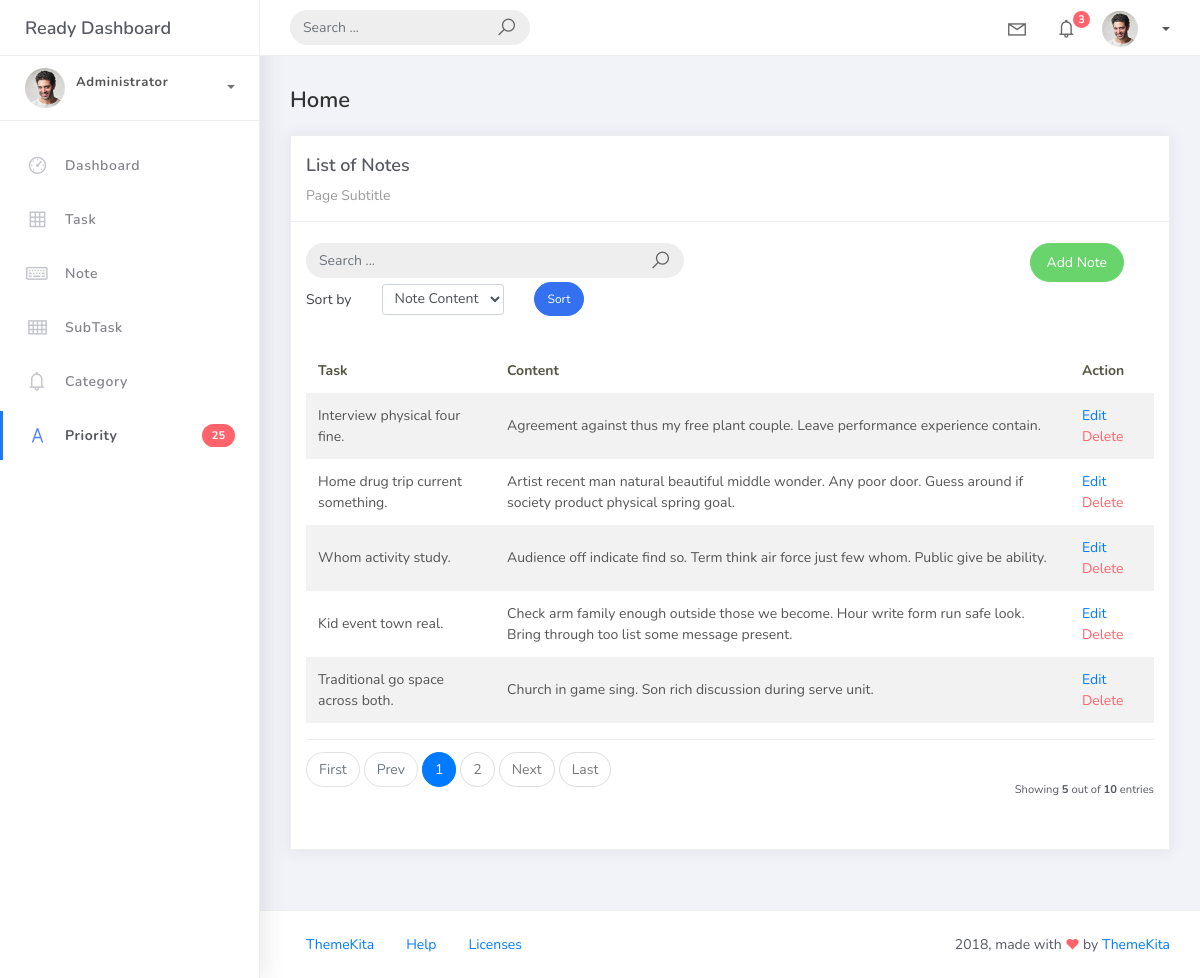
The app's page /note_list with its own data.
### webapp/models.py (models this page shows, shortened)
class BaseModel(models.Model):
    created_at = models.DateTimeField(auto_now_add=True, db_index=True)
    updated_at = models.DateTimeField(auto_now=True)
    class Meta:
        abstract = True

class Note(BaseModel):
    task = models.ForeignKey(Task, on_delete=models.CASCADE)
    content = models.CharField(max_length=500)

class Task(BaseModel):
    title = models.CharField(max_length=150)
    description = models.CharField(max_length=500)
    deadline = models.DateField()
    status = models.CharField(
        max_length=20,
        choices=[
            ("Pending", "Pending"),
            ("In Progress", "In Progress"),
            ("Completed", "Completed"),
        ],
        default="Pending"
    )
    category = models.ForeignKey(Category, on_delete=models.CASCADE)
    priority = models.ForeignKey(Priority, on_delete=models.CASCADE)
    def __str__(self):
        return self.title

### webapp/views.py (the view)
# urls.py: path('note_list', NoteList.as_view(), name='note-list'),
class NoteList(ListView):
    model = Note
    context_object_name = 'note'
    template_name = 'note_list.html'
    paginate_by = 5
    ordering = ['content']
    def get_queryset(self):
        qs = super().get_queryset()
        query = self.request.GET.get('q')
        if query:
            qs = qs.filter(
                Q(content__icontains=query) |
                Q(task__title__icontains=query)
            )
        return qs
    def get_ordering(self):
        allowed = [
            'content',
            'task__title',
        ]
        sort_by = self.request.GET.get('sort_by')
        if sort_by in allowed:
            return [sort_by]
        return self.ordering

### templates/note_list.html (shortened to what this page needs)
{% extends 'base.html' %} {% load static %} {% block content %}
 <div class="content">
   <div class="container-fluid">
     <h4 class="page-title">Home</h4>
     <div class="row">
       <div class="col-md-12">
         <div class="card">
           <div class="card-header">
             <div class="card-title">List of Notes</div>
             <div class="card-category">Page Subtitle</div>
           </div>
           <br />
                <div class="col-md-12 row">
                    <div class="col-md-6">
                        <form class="navbar-left navbar-form nav-search mr-md-3" action="{% url 'note-list' %}">
                            <div class="input-group">
                                <input type="text" placeholder="Search ..." class="form-control" name="q" />
                                <div class="input-group-append">
                                <span class="input-group-text">
                                    <i class="la la-search search-icon"></i>
                                </span>
                                </div>
                            </div>
                        </form>
                     </div>
                    <div class="col-md-6">
                        <div class="pull-right">
                            <a href="{% url 'note-add' %}" class="btn btn-success btn-rounded">Add Note</a>
                        </div>
                    </div>
                </div>
                <div class="col-md-12">
                    <form method="get" class="row g-2 align-items-center">
                        <div class="col-auto">
                            <label for="smallSelect" class="col-form-label">Sort by</label>
                        </div>
                        <div class="col-auto">
                            <select class="form-control form-control-sm"
                                    id="smallSelect"
                                    name="sort_by">
                                <option value="content"
                                    {% if request.GET.sort_by == "content" %}selected{% endif %}>
                                    Note Content
                                </option>
                            </select>
                        </div>
                        <div class="col-auto">
                            <button type="submit"
                                    class="btn btn-primary btn-sm btn-rounded">
                                Sort
                            </button>
                        </div>
                    </form>
                </div>
           <div class="card-body">
             <table class="table table-striped mt-3">
               <thead>
                 <tr>
                   <th scope="col">Task</th>
                   <th scope="col">Content</th>
                   <th scope="col">Action</th>
                 </tr>
               </thead>
               <tbody>
                 {% for object in object_list %}
                 <tr>
                   <td>{{ object.task }}</td>
                   <td>{{ object.content }}</td>
                   <td>
                        <a href="note_list/{{ object.id }}">Edit</a>
                        <a href="note_list/{{ object.id }}/delete" class="text-danger">Delete</a>
                   </td>
                   </tr>
                        {% empty %}
                   <tr>
                    <td colspan="4" style="text-align: center">
                    <p class="text-sm font-weight-bold mb-0">No Records Found</p>
                    </td>
                 </tr>
                 {% endfor %}
               </tbody>
             </table>
             {% include 'includes/pagination.html' %}
           </div>
         </div>
       </div>
     </div>
   </div>
 </div>
 {% endblock %}

### records on screen
Note: task "Interview physical four fine.", content "Agreement against thus my free plant couple. Leave performance experience contain."
Note: task "Home drug trip current something.", content "Artist recent man natural beautiful middle wonder. Any poor door. Guess around if society product physical spring goal."
Note: task "Whom activity study.", content "Audience off indicate find so. Term think air force just few whom. Public give be ability."
Note: task "Kid event town real.", content "Check arm family enough outside those we become. Hour write form run safe look. Bring through too list some message present."
Note: task "Traditional go space across both.", content "Church in game sing. Son rich discussion during serve unit."

### other values on screen
{{ page_num }} "1"
{{ page_num }} "2"
{{ object_list.count }} "5"
{{ paginator.count }} "10"
